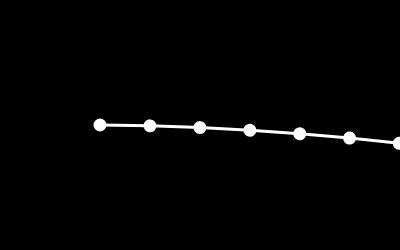
Frame 1 (no input)
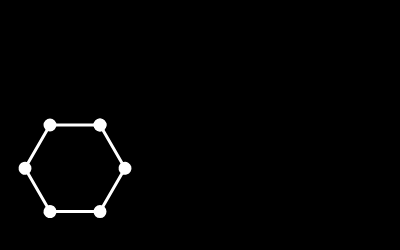
Frame 60 (no input)
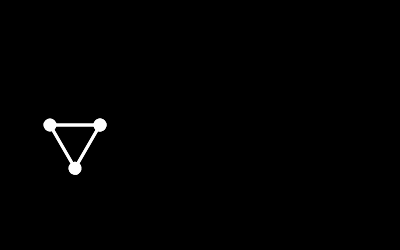
Frame 120 (the mouse pressed at the canvas centre since frame 60)

The p5.js sketch that drew these frames (run headless with seeded random() and noise() and a simulated clock; from frame 60 on, the mouse is pressed at the canvas centre):

// p5.js sketch
// ── sketch.js
function setup() {
  createCanvas(400, 250);
}

function draw() {
  background(0);
  angleMode(DEGREES);
  fill(255);
  stroke(255);
  strokeWeight(3);
  
  translate(100,height/2); //f position
  
  ellipse(0,0,10);
  rotate(frameCount);
  line(0,0,50,0);
  
  arm();
  arm();
  arm();
  arm();
  arm();
  translate(50,0);
  ellipse(0,0,10);
  
  
  
  
  
  
  
  

  
}
function arm(){
  
  translate(50,0);
  rotate(frameCount)
 ellipse(0,0,10);
 line(0,0,50,0);
}
function s(x, y, a) {
  //push();
  translate(x, y);
  rotate(a);
  smiley();
  //();
}

function smiley() {

  //draw head
  fill(255, 255, 0);
  ellipse(0, 0, 75, 75);

  //draw eyes
  fill(0);
  ellipse(12, -13, 10, 25);
  ellipse(-13, -13, 10, 25);

  //draw smile
  noFill();
  arc(0, -4, 62, 62, 20, 160);

  //Draw Center
  fill(255, 0, 0);
  // ellipse(0,0,3);


}

function mark() {
  push();
  strokeWeight(3);
  stroke(255, 0, 0);
  line(0, 0, 0, 100); //Red = +Y

  stroke(0, 0, 255);
  line(0, 0, 100, 0); //Blue = +X

  stroke(0, 255, 0);
  fill(0, 255, 0);
  ellipse(0, 0, 5);

  translate(20, 20);
  noStroke();
  fill(255);
  rect(0, 0, 40, 40);
  pop();
}
